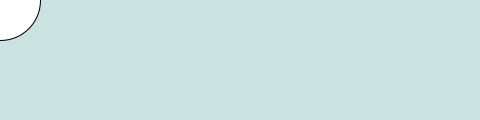
Frame 1 (no input)
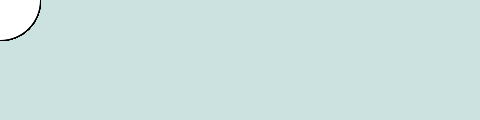
Frame 60 (the mouse pressed at the canvas centre just before this capture)
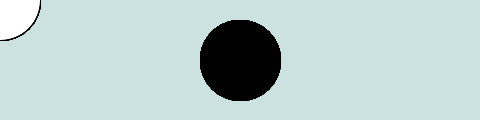
Frame 120 (the mouse held since frame 60 and released just before this capture)

The Processing sketch that drew these frames (run headless with seeded random() and noise(); from frame 60 on, the mouse is pressed at the canvas centre):

// Processing sketch: processing_85434
// ── processing_85434.pde

void setup() {
  size(480, 120);
  smooth();
  background(204, 226, 225);     // Light pink color
fill(255, 0, 0, 160);          // Red color
}
void draw() {
  if (mousePressed) {
    fill(0);
  } else {
    fill(255); 
  }
  ellipse(mouseX, mouseY, 80, 80);
  
}
